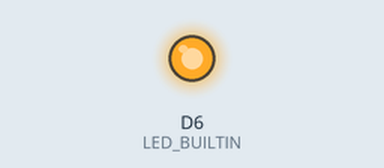
Simulated run of this sketch. Board: Arduino MKR. Parts: output pins drawn as LEDs (lit = HIGH). WiFi joins after 1.5 s; servers stay silent unless stated; what the sketch prints to the serial monitor is not drawn.

Above: at 2.5 s.
At 7.5 s:
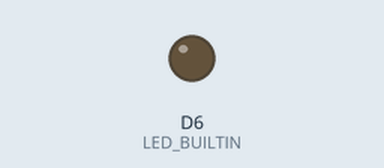
Timing chart, 0 to 8.9 s (numbered marks = the images above):
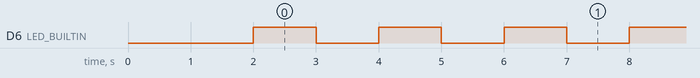

Measured:
- by itself, D6 (LED_BUILTIN): goes 3 × (HIGH 1.0 s, LOW 1.0 s), HIGH 1.0 s, LOW 1.2 s, 59 × (HIGH 1.0 s, LOW 1.0 s), HIGH 1.0 s, then LOW
- by itself, everything shown: repeats every 6.0 s, in 6 steps

The sketch:

googlesheet.ino
```cpp
#include <WiFiNINA.h>

// ----------------------------------------------------------------------------------------------
// Your WiFi credentials.
// Set password to "" for open networks.
char ssid[] = "xzeed";
char pass[] = "xzeed1128";
String GAS_ID = "AKfycbwbFRBy52lX1GLJosUPAsgc0r_yS3Vl5DHAJTvYS8AtczlVJOGoS8_4JGBwpdMtbFTK"; //--> spreadsheet script ID
int score=10;

//Your Domain name with URL path or IP address with path
const char* host = "script.google.com"; // only google.com not https://google.com

// ----------------------------------------------------------------------------------------------
#define UPDATE_INTERVAL_HOUR  (0)
#define UPDATE_INTERVAL_MIN   (0)
#define UPDATE_INTERVAL_SEC   (10)

#define UPDATE_INTERVAL_MS    ( ((UPDATE_INTERVAL_HOUR*60*60) + (UPDATE_INTERVAL_MIN * 60) + UPDATE_INTERVAL_SEC ) * 1000 )

// ----------------------------------------------------------------------------------------------
void update_google_sheet()
{
  Serial.print("connecting to ");
  Serial.println(host);

  // Use WiFiSSLClient class to create TCP connections
  WiFiSSLClient client;
  const int httpPort = 443; // 80 is for HTTP / 443 is for HTTPS!

  if (!client.connect(host, httpPort)) { //works!
    Serial.println("connection failed");
    return;
  }

  //----------------------------------------Processing data and sending data
  String url = "/macros/s/" + GAS_ID + "/exec?user=";

  url += String(21808);

  url += "&gender=";
  url += "MR";

  url += "&fname=";
  url += "Wachirawit";

  url += "&lname=";
  url += "Tanleng";

  url += "&score=";
  url += String(score);

  Serial.print("Requesting URL: ");
  Serial.println(url);

  // This will send the request to the server
  client.print(String("GET ") + url + " HTTP/1.1\r\n" +
               "Host: " + host + "\r\n" +
               "Connection: close\r\n\r\n");

  Serial.println();
  Serial.println("closing connection");
}

// ----------------------------------------------------------------------------------------------
void setup()
{
  // Debug console
  Serial.begin(9600);

  // Digital output pin
  pinMode(LED_BUILTIN, OUTPUT);

  //----------------------------------------Wait for connection
  Serial.print("Connecting to WiFi");
  while (WiFi.status() != WL_CONNECTED)
  {
    WiFi.begin(ssid, pass); //--> Connect to your WiFi router
    Serial.print(".");
    delay(500);
  }
  Serial.println("Connected to WiFi");

}

// ----------------------------------------------------------------------------------------------
unsigned long time_ms;
unsigned long time_1000_ms_buf;
unsigned long time_sheet_update_buf;
unsigned long time_dif;

void loop()
{
  time_ms = millis();
  time_dif = time_ms - time_1000_ms_buf;

  // Read and print serial data every 1 sec
  if ( time_dif >= 1000 ) // 1sec
  {
    time_1000_ms_buf = time_ms;

    digitalWrite(LED_BUILTIN, !digitalRead(LED_BUILTIN));
  }

  // Update data to google sheet in specific period
  time_ms = millis();
  time_dif = time_ms - time_sheet_update_buf;
  if ( time_dif >= UPDATE_INTERVAL_MS ) // Specific period
  {
    time_sheet_update_buf = time_ms;
    update_google_sheet();
  }

}
```
